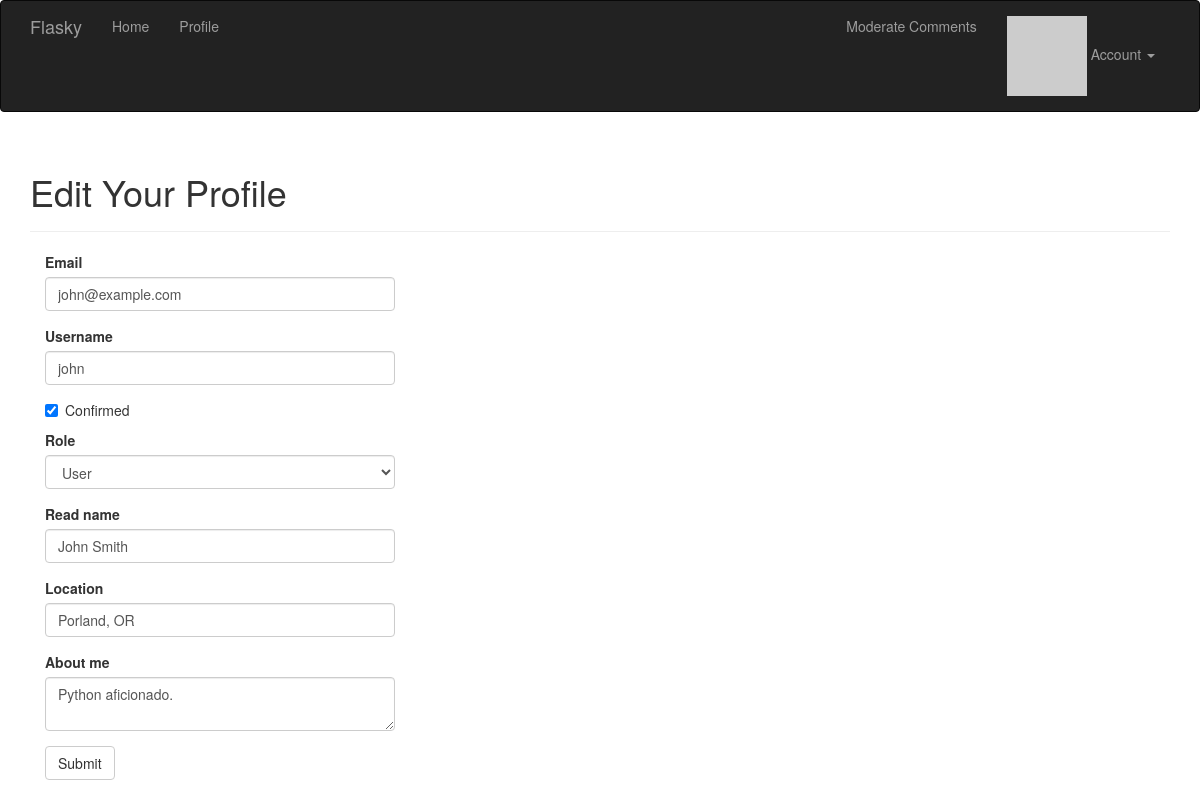
/edit-profile/1 (signed in), run on an earlier commit of the app's database.
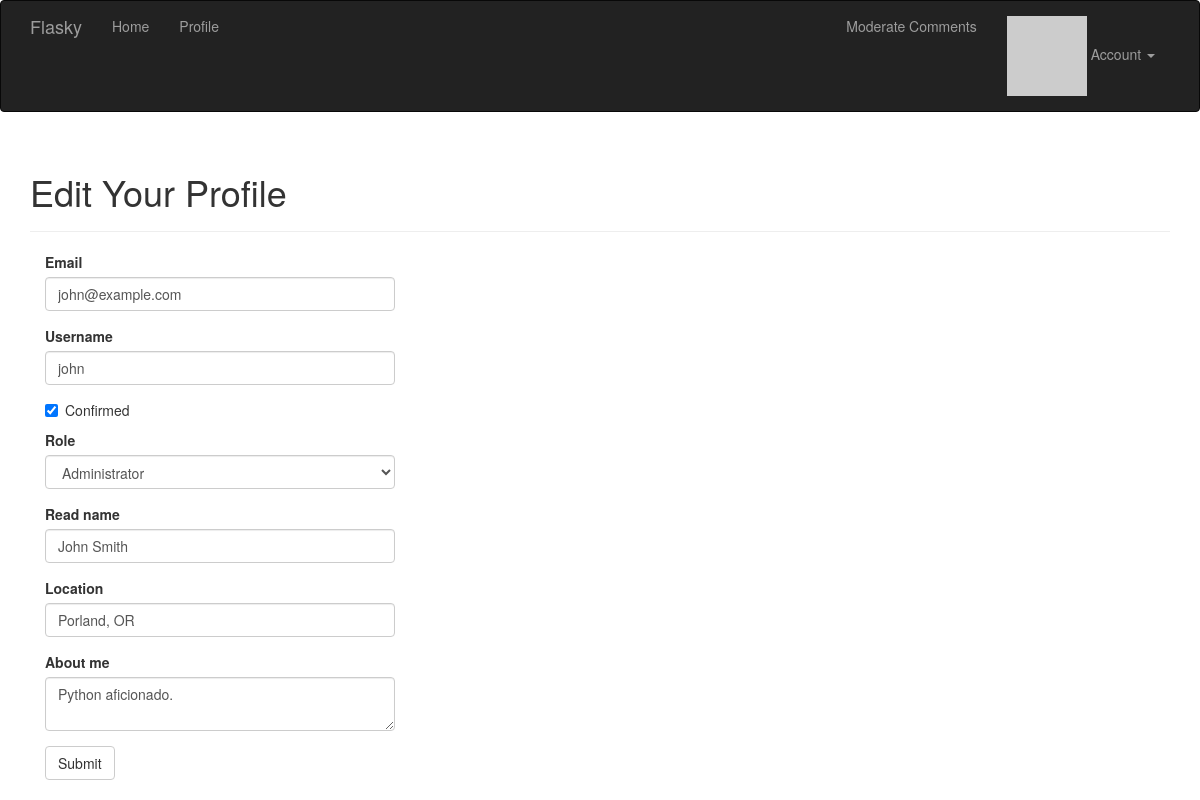
And on a later commit of the database.
### app/models.py (models this page shows, shortened)
class User(UserMixin, db.Model):
    __tablename__ = 'users'
    id = db.Column(db.Integer, primary_key = True)
    email = db.Column(db.String(64), unique = True, index = True)
    username = db.Column(db.String(64), unique = True, index = True)
    role_id = db.Column(db.Integer, db.ForeignKey('roles.id'))
    password_hash = db.Column(db.String(128))
    confirmed = db.Column(db.Boolean, default = False)
    name = db.Column(db.String(64))
    location = db.Column(db.String(64))
    about_me = db.Column(db.Text())
    member_since = db.Column(db.DateTime(), default = datetime.utcnow)
    last_seen = db.Column(db.DateTime(), default = datetime.utcnow)
    avatar_hash = db.Column(db.String(32))
    posts = db.relationship('Post', backref = 'author', lazy = 'dynamic')
    followed = db.relationship('Follow',
                               foreign_keys = [Follow.follower_id],
                               backref = db.backref('follower', lazy = 'joined'),
                               lazy = 'dynamic',
                               cascade = 'all, delete-orphan')
    followers = db.relationship('Follow',
                                foreign_keys = [Follow.followed_id],
                                backref = db.backref('followed', lazy = 'joined'),
                                lazy = 'dynamic',
                                cascade = 'all, delete-orphan')
    comments = db.relationship('Comment', backref = 'author', lazy = 'dynamic')
    @property
    def password(self):
        raise AttributeError('password is not a readable attribute')
    def can(self, permissions):
        return self.role is not None and \
            (self.role.permissions & permissions) == permissions
    def ping(self):
        self.last_seen = datetime.utcnow()
        db.session.add(self)
    def gravatar(self, size = 100, default = 'identicon', rating = 'g'):
        if request.is_secure:
            url = 'https://cn.gravatar.com/avatar'
        else:
            url = 'http://cn.gravatar.com/avatar'
        hash = self.avatar_hash or hashlib.md5(self.email.encode('utf-8')).hexdigest()
        return '{url}/{hash}?s={size}&d={default}&r={rating}'.format(
            url = url, hash = hash, size = size, default = default, rating = rating)

### app/main/views.py (the view, shortened to what this page needs)
@main.route('/edit-profile/<int:id>', methods = ['GET', 'POST'])
@login_required
@admin_required
def edit_profile_admin(id):
    user = User.query.get_or_404(id)
    form = EditProfileAdminForm(user = user)
    form.email.data = user.email
    form.username.data = user.username
    form.confirmed.data = user.confirmed
    form.role.data = user.role_id
    form.name.data = user.name
    form.location.data = user.location
    form.about_me.data = user.about_me
    return render_template('edit_profile.html', form = form, user = user)

### app/main/forms.py (shortened to what this page needs)
class EditProfileAdminForm(Form):
    email = StringField('Email', validators = [Required(), Length(1, 64),
                                               Email()])
    username = StringField('Username', validators = [
        Required(), Length(1, 64), Regexp('^[A-Za-z][A-Za-z0-9_.]*$', 0,
                                          'Usernames must have only letters, '
                                          'numbers, dots or underscores')])
    confirmed = BooleanField('Confirmed')
    role = SelectField('Role', coerce = int)
    name = StringField('Read name', validators = [Length(0, 64)])
    location = StringField('Location', validators = [Length(0, 64)])
    about_me = TextAreaField('About me')
    submit = SubmitField('Submit')
    def __init__(self, user, *args, **kwargs):
        super(EditProfileAdminForm, self).__init__(*args, **kwargs)
        self.role.choices = [(role.id, role.name)
                            for role in Role.query.order_by(Role.name).all()]
        self.user = user

### app/main/__init__.py (called while the page is built)
@main.app_context_processor
def inject_permissions():
    return dict(Permission = Permission)

### app/models.py (called while the page is built)
@login_manager.user_loader
def load_user(user_id):
    return User.query.get(int(user_id))

### app/templates/edit_profile.html (shortened to what this page needs)
{% extends "base.html" %}
{% import "bootstrap/wtf.html" as wtf %}
{% block page_content %}
<div class="page-header">
    <h1>Edit Your Profile</h1>
</div>
<div class="col-md-4">
    {{ wtf.quick_form(form) }}
</div>
{% endblock %}

What changed in the data, as far as the page shows it:
changed User "john@example.com": role "User" → "Administrator"
